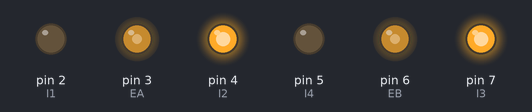
Bench run of a sketch on a simulated Arduino Uno, built with avr-gcc and run on an emulated ATmega328P. On the bench: output pins drawn as LEDs (lit = HIGH). What the sketch prints to the serial monitor is not drawn.

Above: at 0.1 s.
Timing chart, 0 to 1.6 s (numbered marks = the images above):
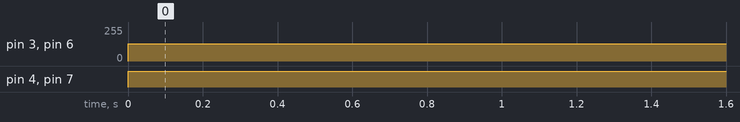

Measured:
- by itself, pin 3 (EA), pin 6 (EB): 0/255 → 128/255 at 0.00 s
- by itself, pin 4 (I2), pin 7 (I3): LOW → HIGH at 0.00 s

The sketch:

Velocity_and_omega.ino
```cpp
// (licence header left out)
// Wheel PWM pin (must be a PWM pin)
int EA = 3;

// Wheel direction digital pins
int I1 = 2;
int I2 = 4;

// Wheel PWM pin (must be a PWM pin)
int EB = 6;

// Wheel direction digital pins
int I3 = 7;
int I4 = 5;

// Motor PWM command variable [0-255]
byte u = 0;

// Left wheel encoder digital pins
const byte SIGNAL_A_L = 8;
const byte SIGNAL_B_L = 9;
const byte SIGNAL_A_R = 10;
const byte SIGNAL_B_R = 11;

// Encoder ticks per (motor) revolution (TPR)
const int TPR = 3000;

// Wheel radius [m]
const double RHO = 0.0625;

//track length
const double L = 0.2775;

// Counter to keep track of encoder ticks [integer]
volatile long encoder_ticks_a = 0;
volatile long encoder_ticks_b = 0;

// Variable to store estimated angular rate of left wheel [rad/s]
double omega_L = 0.0;
double omega_R = 0.0;
double omega = 0.0;


//velocity variables
double vel_L = 0.0;
double vel_R = 0.0;
double vel = 0.0;

// Sampling interval for measurements in milliseconds
const int T = 5000;

// Counters for milliseconds during interval
long t_now = 0;
long t_last = 0;

// This function is called when SIGNAL_A goes HIGH
void decodeEncoderTicks()
{
    if (digitalRead(SIGNAL_B_L) == LOW)
    {
        // SIGNAL_A leads SIGNAL_B, so count one way
        encoder_ticks_a--;
    }
    else
    {
        // SIGNAL_B leads SIGNAL_A, so count the other way
        encoder_ticks_a++;
    }

    if (digitalRead(SIGNAL_B_R) == LOW)
    {
        encoder_ticks_b--;
    }
    else
    {
        encoder_ticks_b++;
    }
}

void setup()
{
    // Open the serial port at 9600 bps
    Serial.begin(9600);

    // Set the pin modes for the motor driver
    pinMode(EA, OUTPUT);
    pinMode(I1, OUTPUT);
    pinMode(I2, OUTPUT);
    pinMode(EB, OUTPUT);
    pinMode(I3, OUTPUT);
    pinMode(I4, OUTPUT);


    // Set the pin modes for the encoders
    pinMode(SIGNAL_A_L, INPUT);
    pinMode(SIGNAL_B_L, INPUT);
    pinMode(SIGNAL_A_R, INPUT);
    pinMode(SIGNAL_B_R, INPUT);

    // Every time the pin goes high, this is a pulse
    attachInterrupt(digitalPinToInterrupt(SIGNAL_A_L), decodeEncoderTicks, RISING);
    attachInterrupt(digitalPinToInterrupt(SIGNAL_A_R), decodeEncoderTicks, RISING);

    // Print a message
    Serial.print("Program initialized.");
    Serial.print("\n");
}

void loop()
{
    // Get the elapsed time [ms]
    t_now = millis();

    if (t_now - t_last >= T)
    {
        // Estimate the rotational speed [rad/s]
        omega_L = 2.0 * PI * ((double)encoder_ticks_a / (double)TPR) * 1000.0 / (double)(t_now - t_last);
        omega_R = 2.0 * PI * (-1 *(double)encoder_ticks_b / (double)TPR) * 1000.0 / (double)(t_now - t_last);

        vel_L = RHO * omega_L;
        vel_R = RHO * omega_R;

        vel = 0.5*(vel_L + vel_R);

        omega = (1/L) * (vel_R - vel_L);

        Serial.print("Velocity: ");
        Serial.print(vel);
        Serial.print(" Angular Velocity: ");
        Serial.print(omega);
        Serial.print("\n");

        // Record the current time [ms]
        t_last = t_now;

        // Reset the encoder ticks counter
        encoder_ticks_a = 0;
        encoder_ticks_b = 0;
    }

    // Set the wheel motor PWM command [0-255]
    u = 128;

    // Select a direction
    digitalWrite(I1, LOW);
    digitalWrite(I2, HIGH);

    digitalWrite(I3, HIGH);
    digitalWrite(I4, LOW);

    // PWM command to the motor driver
    analogWrite(EA, u);
    analogWrite(EB, u);
}
```
